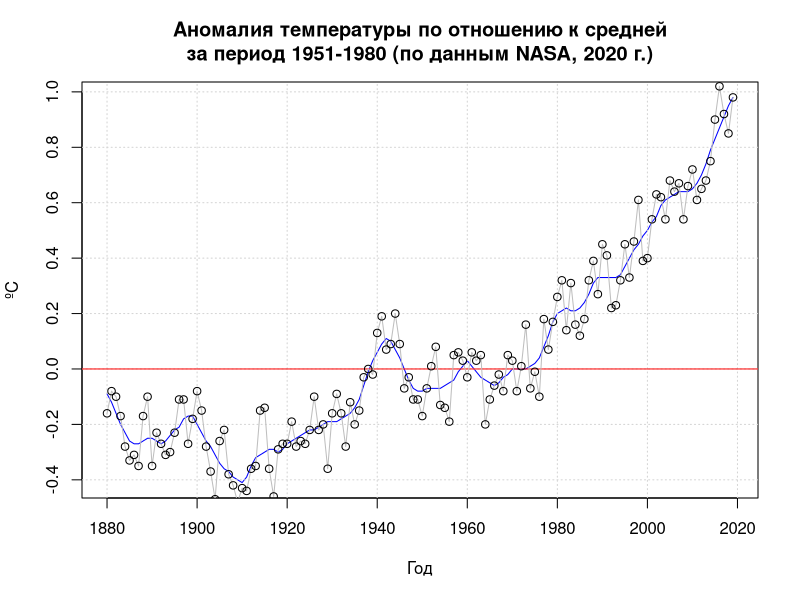

This figure's R source:
rm(list = ls())

library(tidyverse)
library(readxl)
library(readr)

tab <- read_table("graph.txt",
                  skip = 5,
                  col_names = c("Year", "No_Smoothing", "Lowess"))

plot(x = tab$Year, y = tab$Lowess,
     type = 'l', col = 'blue', lwd = 1,
     main = 'Аномалия температуры по отношению к средней\nза период 1951-1980 (по данным NASA, 2020 г.)',
     xlab = 'Год', ylab = 'ºC')

grid()

abline(h = 0, col = 'red')

lines(x = tab$Year, y = tab$No_Smoothing, col = 'gray')

points(x = tab$Year, y = tab$No_Smoothing, pch = 1)
